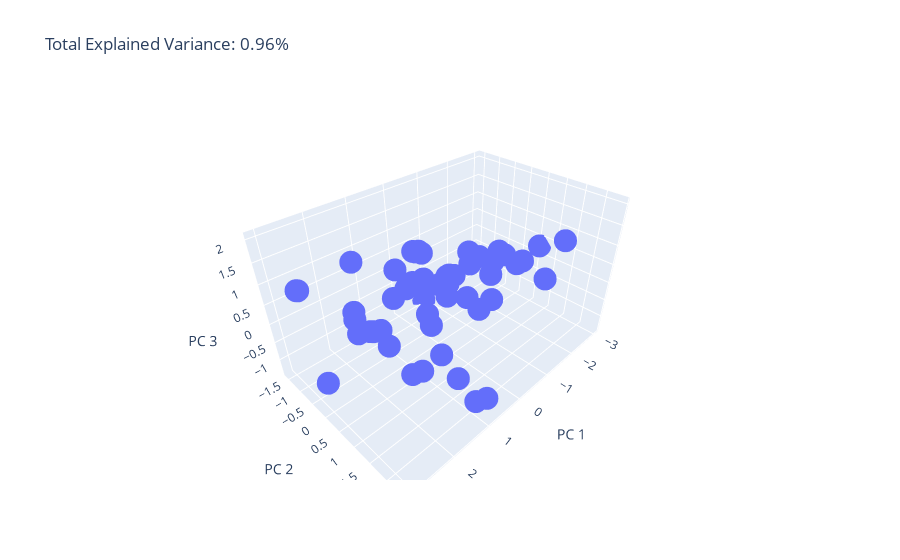

The cell this chart's notebook holds for it:
### Code cell
fig = px.scatter_3d(
    scores, x=0, y=1, z=2,
    title=f'Total Explained Variance: {cum_var[2]:.2f}%',
    labels={'0': 'PC 1', '1': 'PC 2', '2': 'PC 3'}
)
fig.show()
